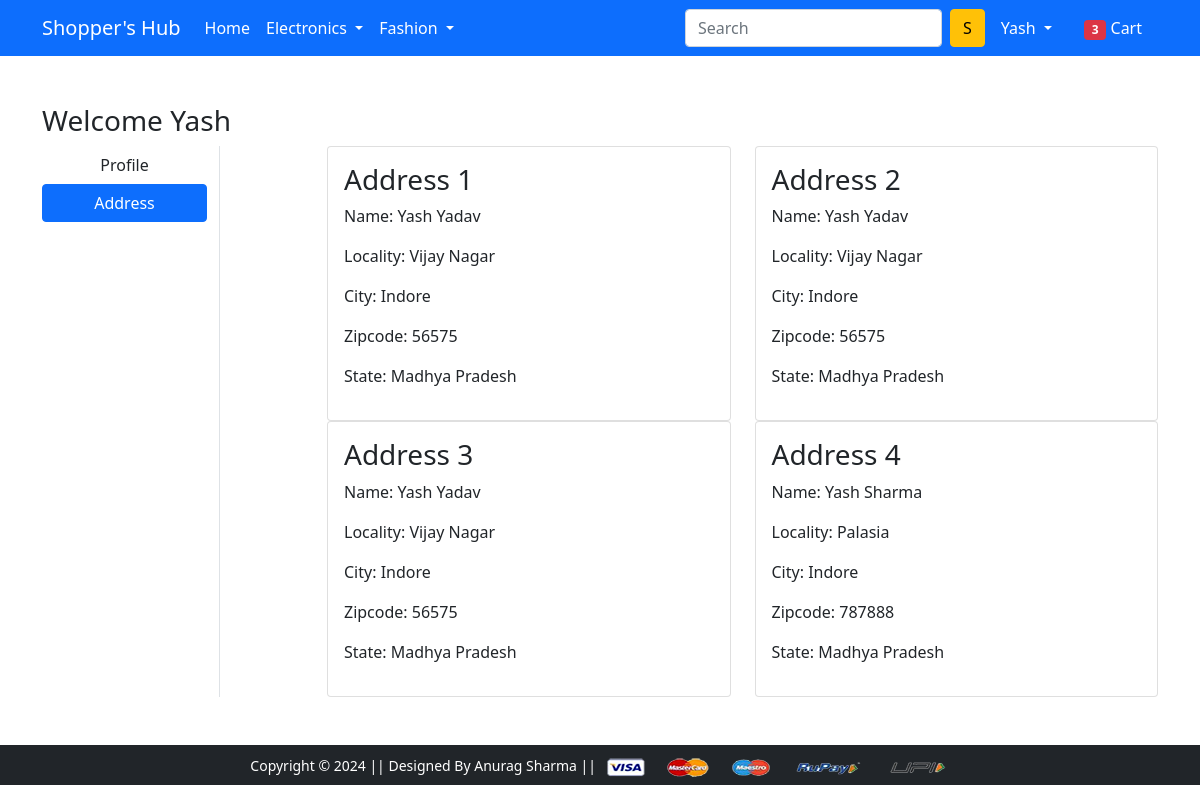
Page /address/ (signed in) on the earlier database version.
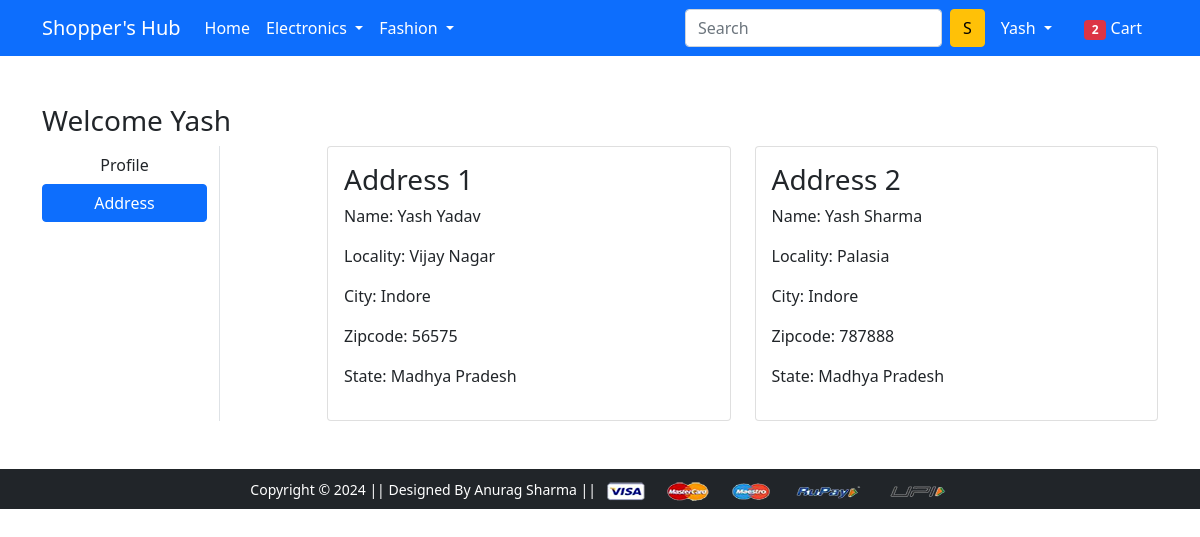
Same page on the later database version.
### app/models.py (models this page shows, shortened)
class Customer(models.Model):
    user = models.ForeignKey(User, on_delete=models.CASCADE)
    name = models.CharField(max_length=100)
    locality = models.CharField(max_length=200)
    city = models.CharField(max_length=50)
    zipcode = models.IntegerField()
    state = models.CharField(choices=STATE_CHOICES, max_length=100)

### app/views.py (the view)
# urls.py: path('address/', views.address, name='address'),
@login_required
def address(request):
	totalitem = 0
	add = Customer.objects.filter(user=request.user)
	if request.user.is_authenticated:
			totalitem = len (Cart.objects.filter(user=request.user))
	return render(request, 'app/address.html', {'add': add, 'active': 'btn-primary', 'totalitem':totalitem})

### app/templates/app/address.html (shortened to what this page needs)
{% extends 'app/base.html' %}
{% load static %}
{% block main-content %}
<div class="container my-5">
 <div class="row">
 <h3>Welcome <span class="text-capitalize">{{request.user}}</span></h3>
  <div class="col-sm-2 border-end">
   <ul class="list-unstyled">
    <li class="d-grid"><a href="{% url 'profile' %}" class="btn">Profile</a></li>
    <li class="d-grid"><a href="{% url 'address' %}" class="btn {{active}}">Address</a></li>
   </ul>
  </div>
  <div class="col-sm-9 offset-sm-1">
   <div class="row">
    {% for ad in add %}
    <div class="col-sm-6">
     <div class="card">
      <div class="card-body">
       <h3>Address {{forloop.counter}}</h3>
       <p>Name: {{ad.name}}</p>
       <p>Locality: {{ad.locality}}</p>
       <p>City: {{ad.city}}</p>
       <p>Zipcode: {{ad.zipcode}}</p>
       <p>State: {{ad.state}}</p>
      </div>
     </div>
    </div>
    {% endfor %}
   </div>
  </div>
 </div>
</div>
{% endblock main-content %}

### app/templates/app/base.html (shortened to what this page needs)
<!doctype html>
{% load static %}
<html lang="en">
  <head>
    <link href="https://cdn.jsdelivr.net/npm/bootstrap@5.0.0-beta1/dist/css/bootstrap.min.css" rel="stylesheet">
    <link rel="stylesheet" href="{% static 'app/css/owl.carousel.min.css' %}">
    <link rel="stylesheet" href="{% static 'app/css/all.min.css' %}">
    <link rel="stylesheet" href="{% static 'app/css/style.css' %}">
  </head>
  <body>
    <nav class="navbar navbar-expand-lg navbar-dark bg-primary">
     <div class="container">
       <a class="navbar-brand" href="/">Shopper's Hub</a>
       <div class="collapse navbar-collapse" id="navbarSupportedContent">
         <ul class="navbar-nav me-auto mb-2 mb-lg-0">
           <li class="nav-item">
             <a class="nav-link active" aria-current="page" href="/">Home</a>
           </li>
           <li class="nav-item dropdown">
             <a class="nav-link dropdown-toggle text-white" href="#" id="electronicsDropdown" role="button" data-bs-toggle="dropdown" aria-expanded="false">
               Electronics
             </a>
           </li>
           <li class="nav-item dropdown">
             <a class="nav-link dropdown-toggle text-white" href="#" id="fashionDropdown" role="button" data-bs-toggle="dropdown" aria-expanded="false">
               Fashion
             </a>
           </li>
         </ul>
         <form class="d-flex">
           <input class="form-control me-2" type="search" placeholder="Search" aria-label="Search">
           <button class="btn btn-warning" type="submit">S</button>
         </form>
         <div>
          <ul class="navbar-nav me-auto mb-2 mb-lg-0">
          {% if request.user.is_authenticated %}
           <li class="nav-item dropdown mx-2">
              <a class="nav-link dropdown-toggle text-white" href="#" id="profileDropdown" role="button" data-bs-toggle="dropdown" aria-expanded="false">
                {{ request.user.username|capfirst}}
              </a>
            </li>
            <li class="nav-item mx-2">
             <a href="{% url 'showcart' %}" class="nav-link text-white"><span class="badge bg-danger">{{totalitem}}</span> Cart </a>
            </li>
          {% endif %}
          </ul>
         </div>
       </div>
     </div>
    </nav>
    {% block main-content %} {% endblock main-content %}
    <footer class="container-fluid bg-dark text-center p-2 mt-5">
        <small class="text-white">Copyright &copy; 2024 || Designed By Anurag Sharma || </small>
        <img src="{% static 'app/images/payment.png' %}" alt="" srcset="" class="img-fluid" height="2px">
    </footer>
  </body>
</html>

Differences in the rows shown:
removed Customer: name "Yash Yadav", locality "Vijay Nagar", city "Indore", zipcode "56575", state "Madhya Pradesh"
removed Customer: name "Yash Yadav", locality "Vijay Nagar", city "Indore", zipcode "56575", state "Madhya Pradesh"
Other differences:
{{ totalitem }}: "3" → "2"
